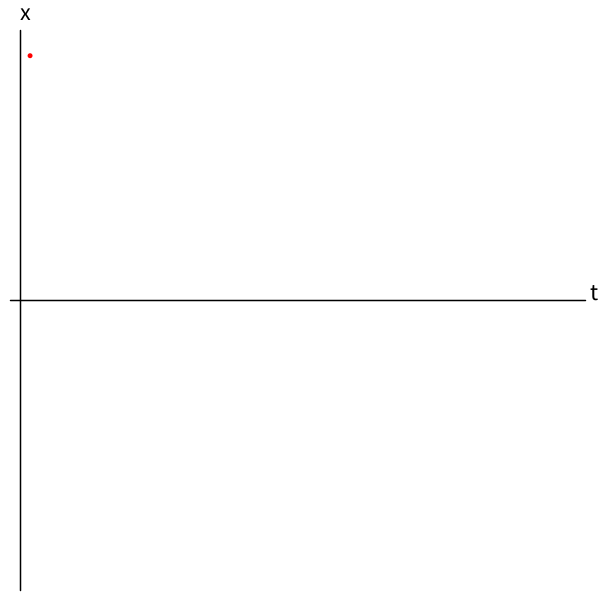
Frame 1 (no input)
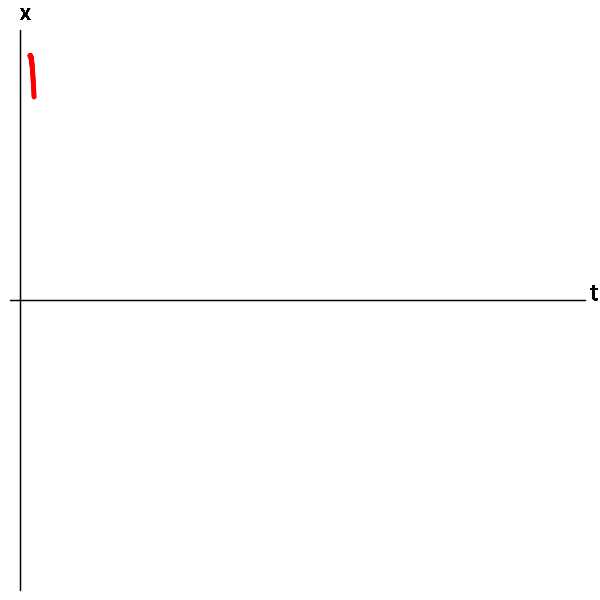
Frame 60 (the mouse pressed at the canvas centre just before this capture)
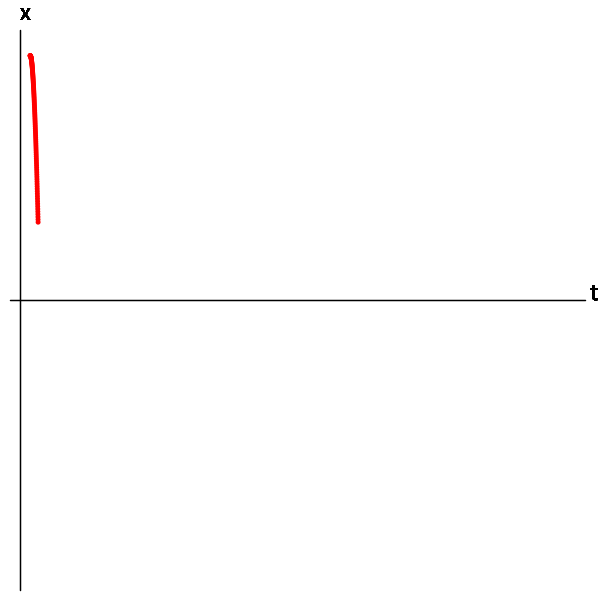
Frame 120 (the mouse held since frame 60 and released just before this capture)

The Processing sketch that drew these frames (run headless with seeded random() and noise(); from frame 60 on, the mouse is pressed at the canvas centre):

// Processing sketch: sketch_201224_Second_order_ODE
// ── sketch_201224_Second_order_ODE.pde
float T, h, t;
float x0, x, x_new ;
float v0, v, v_new ;
float m, k;
int N;

void setup()
{
  size(600,600);
  background(255);
  T = 20.0;
  N = 8000;
  x0 = 100.0;
  v0 = 5.0;
  h = T/N;
  x = x0;
  v = v0;
  m = 1.0;
  k = 8;
 
}

void draw()
{
   t = frameCount*h;
   x_new = 1/m*(x + h*v_new);
   v_new = v + h*f(t,x);
  
   v = v_new;
   x = x_new;
   
   float tmap = map(t, 0, T, 30, width-30);
   float xmap = map(x, 0, x0+5, height-30, 30);
   
   strokeWeight(1.5);
   line(10, height/2, width-15, height/2);
   line(20, 30, 20, height-10);
   fill(0);
   textSize(24);
   text("x", 20, 20);
   text("t", width-10, height/2);
   
   noStroke();
   fill(255, 0, 0);
   ellipse(tmap, xmap, 5, 5);
 
   if(t>=T) noLoop();
}

float f(float t, float x)
{
 return -k*x;
}
